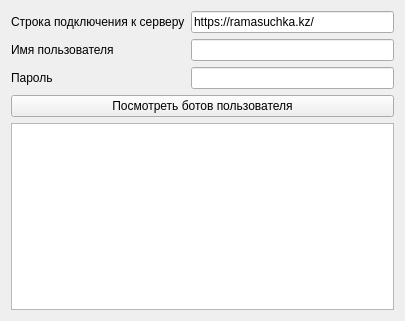
<?xml version="1.0" encoding="UTF-8"?>
<ui version="4.0">
 <class>Widget</class>
 <widget class="QWidget" name="Widget">
  <property name="geometry">
   <rect>
    <x>0</x>
    <y>0</y>
    <width>405</width>
    <height>321</height>
   </rect>
  </property>
  <property name="windowTitle">
   <string>Bot constructor</string>
  </property>
  <layout class="QVBoxLayout" name="verticalLayout">
   <item>
    <layout class="QFormLayout" name="formLayout">
     <item row="0" column="0">
      <widget class="QLabel" name="label">
       <property name="text">
        <string>&lt;html&gt;&lt;head/&gt;&lt;body&gt;&lt;p&gt;Строка подключения к серверу&lt;/p&gt;&lt;/body&gt;&lt;/html&gt;</string>
       </property>
      </widget>
     </item>
     <item row="0" column="1">
      <widget class="QLineEdit" name="server_addr_edit">
       <property name="text">
        <string>https://ramasuchka.kz/</string>
       </property>
      </widget>
     </item>
     <item row="1" column="0">
      <widget class="QLabel" name="label_2">
       <property name="text">
        <string>Имя пользователя</string>
       </property>
      </widget>
     </item>
     <item row="1" column="1">
      <widget class="QLineEdit" name="username_edit"/>
     </item>
     <item row="2" column="0">
      <widget class="QLabel" name="label_3">
       <property name="text">
        <string>Пароль</string>
       </property>
      </widget>
     </item>
     <item row="2" column="1">
      <widget class="QLineEdit" name="password_edit"/>
     </item>
    </layout>
   </item>
   <item>
    <widget class="QPushButton" name="load_bots">
     <property name="text">
      <string>Посмотреть ботов пользователя</string>
     </property>
    </widget>
   </item>
   <item>
    <widget class="QListView" name="bot_list_view"/>
   </item>
  </layout>
 </widget>
 <resources/>
 <connections/>
</ui>
